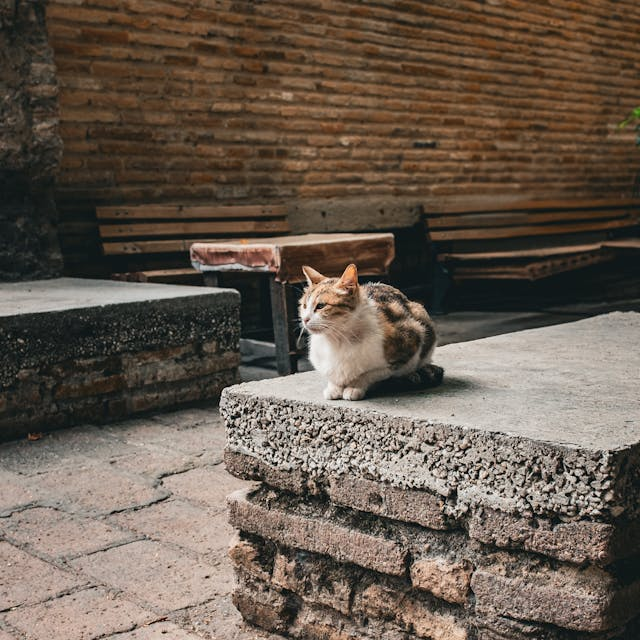
#> input picture Basic Operations/Cat.jpg, 640 x 640 px, found by its file name
$ python crop.py
#> lines starting #> are read from the running program, lines starting #| are printed output that depends on the picture
# Cropping

import os
import cv2

img = cv2.imread(os.path.join('.','Basic Operations','Cat.jpg'))
#> img is the input picture: shape (640, 640, 3); mean B, G, R 78.7, 90.8, 103.9

print(img.shape)
#| (640, 640, 3)

cropped_img = img[200:450,220:500]
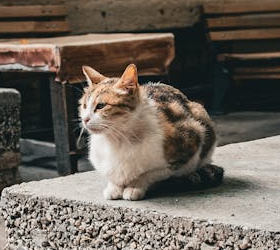
#> cropped_img: shape (250, 280, 3); mean B, G, R 89.1, 98.4, 107.2

cv2.imshow('img',img)
cv2.imshow('cropped img',cropped_img)
cv2.waitKey(0)
